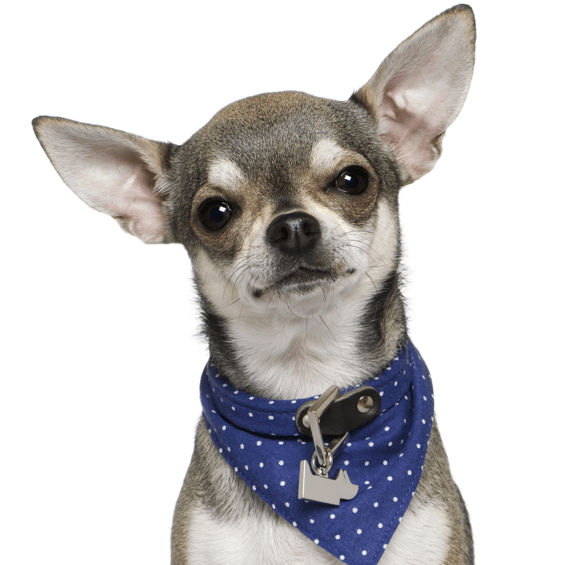
#> input picture image_analysis/dog.png, 565 x 565 px
$ python image_rescale.py   (older library calls are emulated)
#> lines starting #> are read from the running program, lines starting #| are printed output that depends on the picture
# -*- coding: utf-8 -*-
"""
Created on Tue Jan 16 16:01:02 2018

@author: Sanna
"""
import matplotlib.pyplot as plt
import matplotlib.image as mpimg
#from scipy.misc import imresize # deprecated
from skimage.transform import resize
from skimage.transform import rescale
import numpy as np

#f = open('C:/Users/Sanna/Documents/python_utilities/fft2_images/img.PNG')
#load()
im = mpimg.imread('dog.png')#L.png circle_insquare.png')
#> im is the input picture: shape (565, 565, 4) float32; mean R, G, B, A 0.388, 0.47, 0.392, 0.43
im = mpimg.imread('C:/Users/Sanna/Documents/python_utilities/fft2_images/cali.jpeg')#L.png circle_insquare.png')
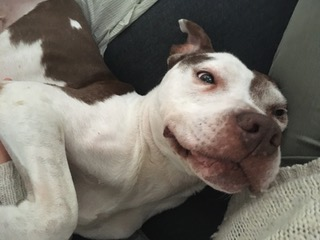
#> input picture fft2_images/cali.jpeg, 320 x 240 px, found by its file name
#> im is the input picture: shape (240, 320, 3); mean R, G, B 116.2, 111.4, 103.1

arim=np.array(np.sum(im, axis=2), dtype=np.uint8)
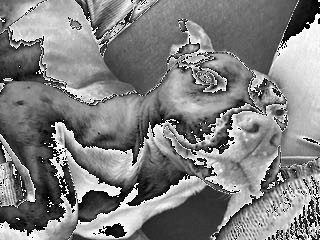
#> arim: shape (240, 320); min 0, max 255, mean 128.3
# complex
#arim = 1j*np.array(np.sum(im, axis=2))

padding = 0
arim=np.pad(arim, ((padding,padding),(padding,padding)), 'constant', constant_values=(0, 0))

#scale image by a certain factor
scale = 5
im2 = rescale(arim, scale=scale, order=1, mode='reflect', cval=0, clip=True, preserve_range=True, multichannel=False, anti_aliasing=False, anti_aliasing_sigma=None)
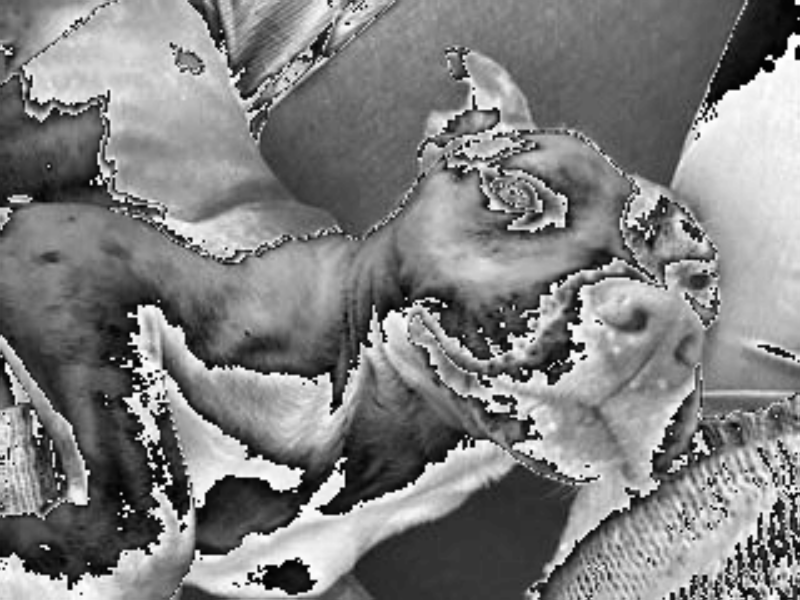
#> im2: shape (1200, 1600) float64 (shown at 1/2 size); min 0, max 255, mean 128.3
#> `#plt.tight_layout()`:
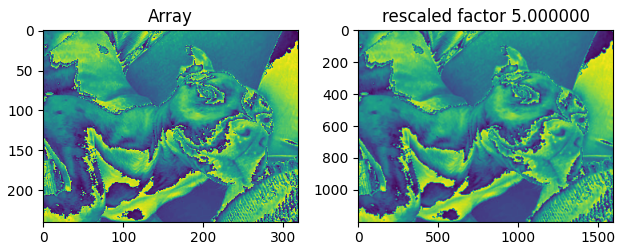
#> figure drawn by matplotlib, 2 panels
# resize image to match a certain size
#im2 = resize(arim,output_shape = (256,256), order = 1, anti_aliasing = False)

plt.figure()
plt.subplot(121)
plt.imshow(abs(arim)); plt.title('Array')#; plt.axis('off') #;plt.colorbar()
plt.subplot(122); plt.title('rescaled factor %f'%scale)#; plt.axis('off')
plt.imshow(abs(im2))#winter')
plt.tight_layout()
# [15 lines of commented-out code are left out]
